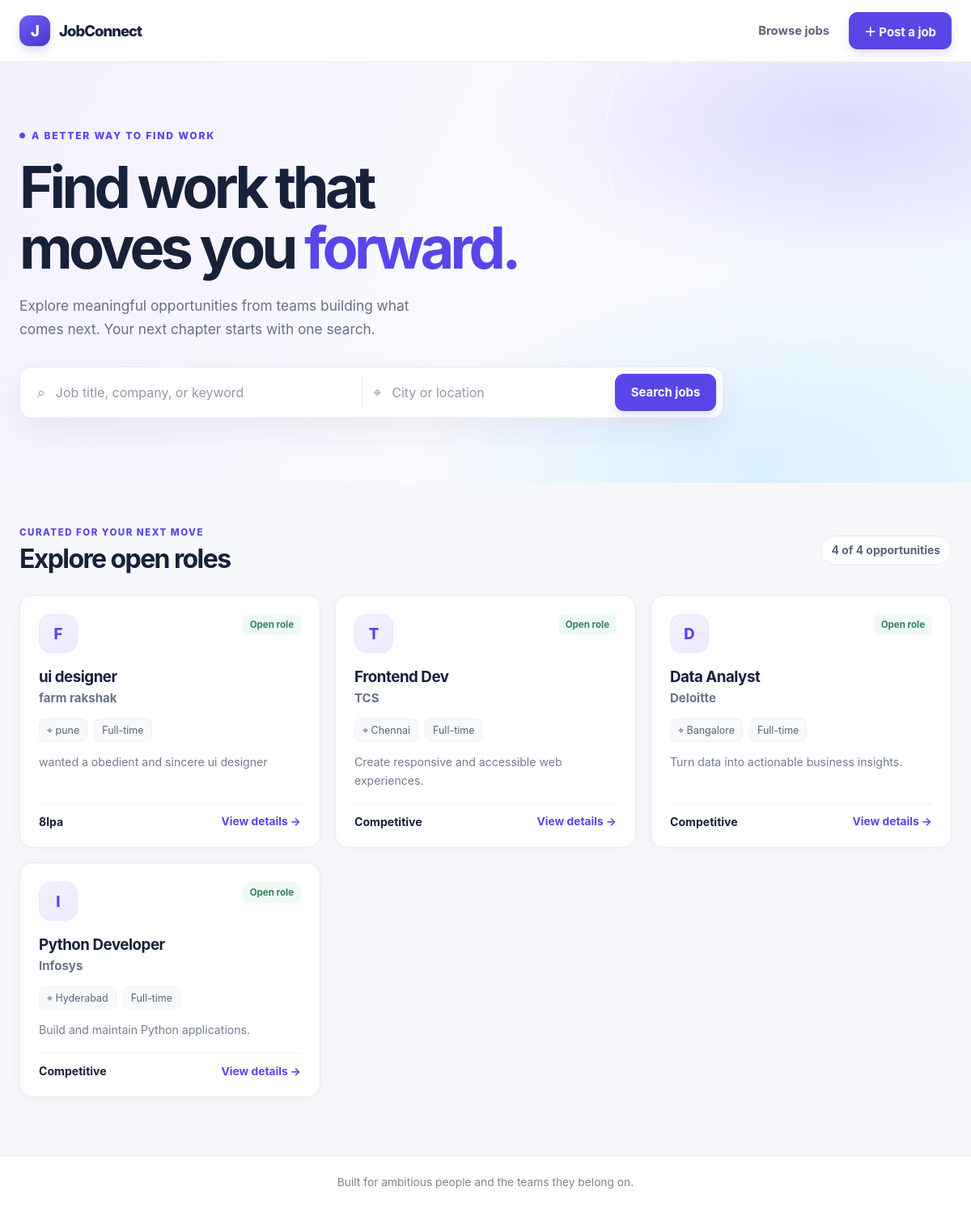
The page / on the database its author committed.
### tables this page shows
CREATE TABLE jobs (
                id INTEGER PRIMARY KEY AUTOINCREMENT,
                title TEXT,
                company TEXT,
                location TEXT,
                description TEXT,
                salary TEXT
            );

### app.py (the view)
@app.route("/")
def home():
    keyword = request.args.get("q", "").strip()
    location = request.args.get("location", "").strip()
    jobs = search_jobs(keyword, location)
    return render_template("index.html", jobs=jobs, keyword=keyword, location=location, total_jobs=len(search_jobs()))

### app.py (called while the page is built)
def search_jobs(keyword: str = "", location: str = ""):
    conditions = []
    parameters = []
    if keyword:
        conditions.append("(title LIKE ? OR company LIKE ? OR description LIKE ?)")
        keyword_pattern = f"%{keyword}%"
        parameters.extend((keyword_pattern, keyword_pattern, keyword_pattern))
    if location:
        conditions.append("location LIKE ?")
        parameters.append(f"%{location}%")
    query = "SELECT id, title, company, location, description, salary FROM jobs"
    if conditions:
        query += " WHERE " + " AND ".join(conditions)
    query += " ORDER BY id DESC"
    with closing(sqlite3.connect(DATABASE)) as connection:
        connection.row_factory = sqlite3.Row
        jobs = connection.execute(query, parameters).fetchall()
    return jobs

### templates/index.html (shortened to what this page needs)
<!DOCTYPE html>
<html lang="en">
<head>
</head>
<body>
    <header class="topbar">
        <nav class="nav shell" aria-label="Main navigation">
            <a class="brand" href="{{ url_for('home') }}">
                <span class="brand-mark" aria-hidden="true">J</span>
                <span>JobConnect</span>
            </a>
            <div class="nav-actions">
                <a class="nav-link" href="#jobs">Browse jobs</a>
                <a class="button" href="{{ url_for('add_job') }}">＋ Post a job</a>
            </div>
        </nav>
    </header>
    <main>
        <section class="hero">
            <div class="hero-inner shell">
                <p class="eyebrow">A better way to find work</p>
                <h1>Find work that<br>moves you <span>forward.</span></h1>
                <p class="hero-copy">Explore meaningful opportunities from teams building what comes next. Your next chapter starts with one search.</p>
                <form class="search-panel" action="{{ url_for('home') }}" method="get" role="search">
                    <label class="search-field">
                        <span class="search-icon" aria-hidden="true">⌕</span>
                        <input type="search" name="q" value="{{ keyword }}" placeholder="Job title, company, or keyword" aria-label="Search jobs">
                    </label>
                    <label class="search-field">
                        <span class="search-icon" aria-hidden="true">⌖</span>
                        <input type="search" name="location" value="{{ location }}" placeholder="City or location" aria-label="Filter by location">
                    </label>
                    <button class="button search-button" type="submit">Search jobs</button>
                </form>
            </div>
        </section>
        <section class="content shell" id="jobs" aria-labelledby="jobs-title">
            <div class="stats-row">
                <div>
                    <p class="section-kicker">Curated for your next move</p>
                    <h2 class="section-title" id="jobs-title">Explore open roles</h2>
                </div>
                <span class="result-count">{{ jobs|length }} of {{ total_jobs }} opportunities</span>
            </div>
            <div class="job-grid">
                {% for job in jobs %}
                    <article class="job-card">
                        <div class="card-top">
                            <span class="company-mark" aria-hidden="true">{{ job['company'][0]|upper }}</span>
                            <span class="posted-badge">Open role</span>
                        </div>
                        <h3 class="job-title">{{ job['title'] }}</h3>
                        <p class="company-name">{{ job['company'] }}</p>
                        <div class="job-tags">
                            <span class="tag">⌖ {{ job['location'] }}</span>
                            <span class="tag">Full-time</span>
                        </div>
                        <p class="job-description">{{ job['description'] }}</p>
                        <div class="card-footer">
                            <span class="salary">{{ job['salary'] }}</span>
                            <a class="apply-link" href="{{ url_for('job_detail', job_id=job['id']) }}">View details →</a>
                        </div>
                    </article>
                {% else %}
                    <div class="empty-state">
                        <h3>No matching opportunities</h3>
                        <p>Try a different title or location, or clear your search to see every role.</p>
                        <a class="button" href="{{ url_for('home') }}">Clear search</a>
                    </div>
                {% endfor %}
            </div>
        </section>
    </main>
    <footer class="footer">Built for ambitious people and the teams they belong on.</footer>
</body>
</html>

### rows shown on the page
jobs: company "F", title "ui designer", company "farm rakshak", location "pune", description "wanted a obedient and sincere ui designer", salary "8lpa"
jobs: company "T", title "Frontend Dev", company "TCS", location "Chennai", description "Create responsive and accessible web experiences.", salary "Competitive"
jobs: company "D", title "Data Analyst", company "Deloitte", location "Bangalore", description "Turn data into actionable business insights.", salary "Competitive"
jobs: company "I", title "Python Developer", company "Infosys", location "Hyderabad", description "Build and maintain Python applications.", salary "Competitive"

### other values the page prints
{{ jobs|length }} "4"
{{ total_jobs }} "4"
